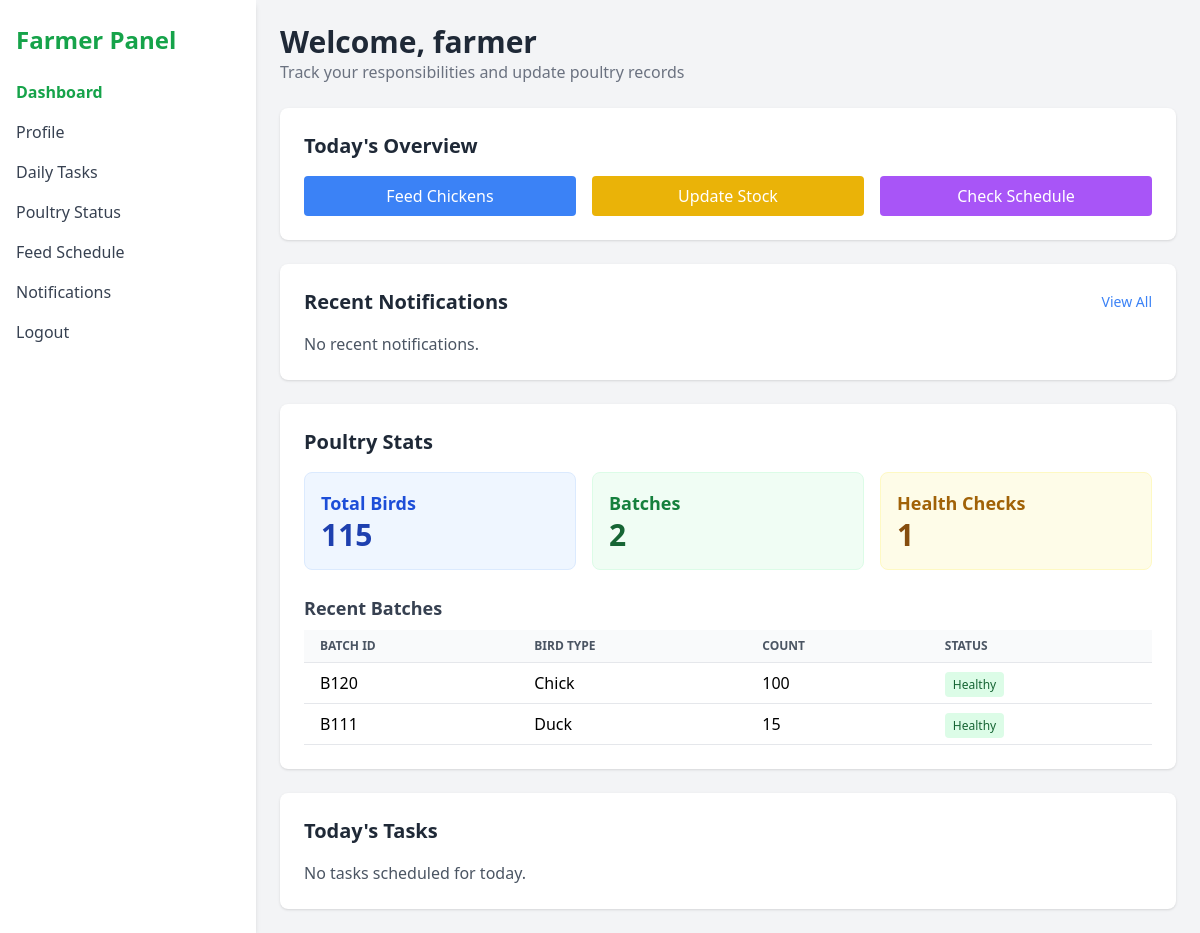
Page /farmer-dashboard (signed in) on the earlier database version.
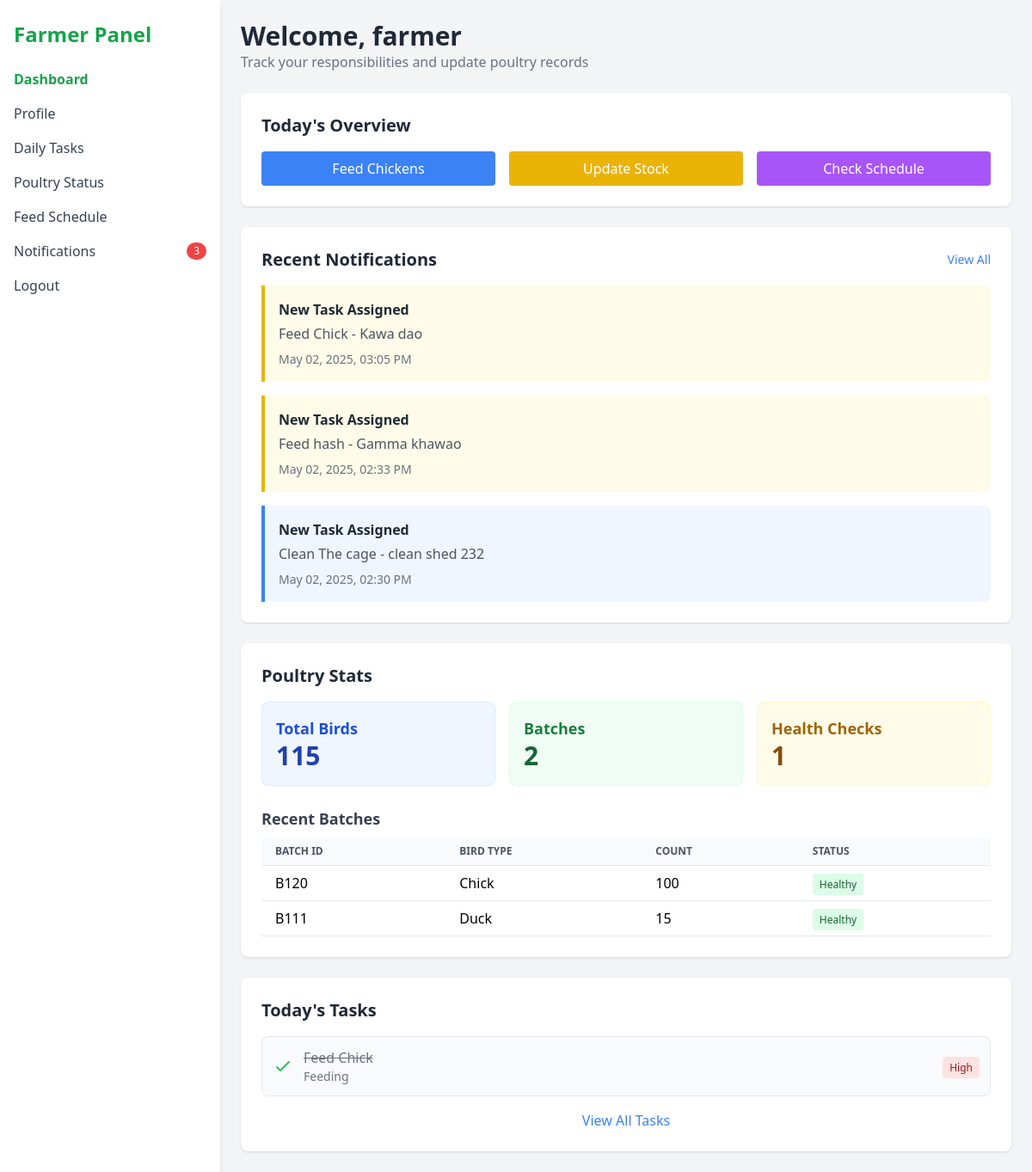
Same page on the later database version.
### models.py (models this page shows, shortened)
class PoultryBatch(db.Model):
    id = db.Column(db.Integer, primary_key=True)
    batch_id = db.Column(db.String(20), nullable=False, unique=True)
    bird_type = db.Column(db.String(20), nullable=False)  # layer, broiler, chick
    breed = db.Column(db.String(50))  # ✅ NEW
    location = db.Column(db.String(100))  # ✅ NEW
    count = db.Column(db.Integer, nullable=False)
    arrival_date = db.Column(db.Date, nullable=False)
    status = db.Column(db.String(50), default='Healthy')
    created_by = db.Column(db.Integer, db.ForeignKey('user.id'), nullable=False)
    created_at = db.Column(db.DateTime, default=datetime.utcnow)
    user = db.relationship('User', backref='poultry_batches')

class Notification(db.Model):
    id = db.Column(db.Integer, primary_key=True)
    title = db.Column(db.String(100), nullable=False)
    message = db.Column(db.Text, nullable=False)
    category = db.Column(db.String(50), nullable=False)  # 'count_update', 'health_check', 'system', etc.
    priority = db.Column(db.String(20), default='normal')  # 'low', 'normal', 'high', 'urgent'
    created_by = db.Column(db.Integer, db.ForeignKey('user.id'), nullable=False)
    created_at = db.Column(db.DateTime, default=datetime.utcnow)
    is_read = db.Column(db.Boolean, default=False)
    related_batch = db.Column(db.String(100), nullable=True)  # Optional reference to a batch
    for_user = db.Column(db.Integer, db.ForeignKey('user.id'), nullable=True)  # If notification is for a specific user
    for_role = db.Column(db.String(100), nullable=True)  # If notification is for users with specific roles
    creator = db.relationship('User', foreign_keys=[created_by], backref='notifications_created')
    target_user = db.relationship('User', foreign_keys=[for_user], backref='personal_notifications')

class Task(db.Model):
    __tablename__ = 'task'
    __table_args__ = {'extend_existing': True}
    id = db.Column(db.Integer, primary_key=True)
    name = db.Column(db.String(100), nullable=False)
    category = db.Column(db.String(50))
    due_date = db.Column(db.Date, nullable=False)
    priority = db.Column(db.String(20), default='medium')
    description = db.Column(db.Text)
    status = db.Column(db.String(20), default='pending')
    created_by = db.Column(db.Integer, db.ForeignKey('user.id'))
    assigned_to = db.Column(db.Integer, db.ForeignKey('user.id'))
    created_at = db.Column(db.DateTime, default=datetime.utcnow)
    completed_at = db.Column(db.DateTime)
    creator = db.relationship('User', foreign_keys=[created_by], backref='created_tasks')
    assignee = db.relationship('User', foreign_keys=[assigned_to], backref='assigned_tasks')

### app.py (the view)
@app.route('/farmer-dashboard')
def farmer_dashboard():
    try:
        user_id = session.get('user_id')
        if not user_id:
            return redirect(url_for('login'))
        user = db.session.get(User, user_id)
        if not user or user.role != 'farmer':
            return redirect(url_for('login'))
        today_tasks = []
        tomorrow_tasks = []
        week_tasks = []
        try:
            today = datetime.now().date()
            today_tasks = Task.query.filter(
                Task.assigned_to == user_id,
                Task.due_date == today
            ).order_by(Task.priority.desc()).all()
        except Exception as e:
            print(f"Error fetching today's tasks: {str(e)}")
            flash("Could not load today's tasks.", "error")
        try:
            batches = PoultryBatch.query.all()
        except Exception as e:
            print(f"Error fetching poultry batches: {str(e)}")
            batches = []
            flash("Could not load poultry batch data.", "error")
        try:
            health_checks = HealthCheck.query.filter_by(recorded_by=user_id).all()
        except Exception as e:
            print(f"Error fetching health checks: {str(e)}")
            health_checks = []
        try:
            recent_notifications = Notification.query.filter(
                db.or_(
                    Notification.for_user == user_id,
                    db.and_(
                        Notification.for_role.like("%farmer%"),
                        Notification.for_role != None
                    )
                )
            ).order_by(Notification.created_at.desc()).limit(5).all()
        except Exception as e:
            print(f"Error fetching notifications: {str(e)}")
            recent_notifications = []
        try:
            unread_count = Notification.query.filter(
                db.and_(
                    Notification.is_read == False,
                    db.or_(
                        Notification.for_user == user_id,
                        db.and_(
                            Notification.for_role.like("%farmer%"),
                            Notification.for_role != None
                        )
                    )
                )
            ).count()
        except Exception as e:
            print(f"Error fetching unread count: {str(e)}")
            unread_count = 0
        print(f"[DEBUG] Retrieved tasks for user {user_id}: today={len(today_tasks)}, tomorrow={len(tomorrow_tasks)}, week={len(week_tasks)}")
        return render_template('farmer_dashboard.html',
                               user=user,
                               today_tasks=today_tasks,
                               batches=batches,
                               health_checks=health_checks,
                               recent_notifications=recent_notifications,
                               unread_count=unread_count)
    except Exception as e:
        print(f"Unexpected error in farmer_dashboard: {str(e)}")
        flash('An unexpected error occurred. Please try again.', 'error')
        return redirect(url_for('home'))

### templates/farmer_dashboard.html (shortened to what the changed rows need)
<!DOCTYPE html>
<html lang="en">
<head>
  <script src="https://cdn.tailwindcss.com"></script>
</head>
<body class="bg-gray-100 min-h-screen">
  <div class="flex h-screen">
    <aside class="w-64 bg-white shadow-md px-4 py-6">
      <h1 class="text-2xl font-bold text-green-600 mb-6">Farmer Panel</h1>
      <nav class="space-y-4">
        <a href="{{ url_for('notifications') }}" class="flex items-center text-gray-700 hover:text-green-500">
          <span class="flex-grow">Notifications</span>
          {% if unread_count > 0 %}
            <span class="bg-red-500 text-white text-xs rounded-full px-2 py-0.5">{{ unread_count }}</span>
          {% endif %}
        </a>
      </nav>
    </aside>
    <main class="flex-1 p-6 overflow-y-auto">
      <header class="mb-6">
        <h2 class="text-3xl font-semibold text-gray-800">Welcome, {{ user.name }}</h2>
      </header>
      <section class="bg-white p-6 rounded-lg shadow mb-6">
        <div class="space-y-4">
          {% if recent_notifications %}
            {% for notification in recent_notifications %}
              <div class="border-l-4 {% if notification.category == 'feeding' %}border-green-500 bg-green-50{% elif notification.priority == 'high' %}border-yellow-500 bg-yellow-50{% elif notification.priority == 'urgent' %}border-red-500 bg-red-50{% else %}border-blue-500 bg-blue-50{% endif %} p-4 rounded-r-lg">
                <h4 class="font-semibold text-gray-800">{{ notification.title }}</h4>
                <p class="text-gray-600 mt-1">{{ notification.message }}</p>
                <p class="text-sm text-gray-500 mt-2">
                  {{ notification.created_at.strftime('%b %d, %Y, %I:%M %p') }}
                </p>
              </div>
            {% endfor %}
          {% else %}
            <p class="text-gray-600">No recent notifications.</p>
          {% endif %}
        </div>
      </section>
      <section class="bg-white p-6 rounded-lg shadow mb-6">
        {% if batches %}
          <div class="overflow-x-auto">
            <table class="min-w-full bg-white">
              <thead>
                <tr class="bg-gray-50 text-left text-xs font-semibold text-gray-600 uppercase">
                  <th class="py-2 px-4 border-b">Batch ID</th>
                  <th class="py-2 px-4 border-b">Bird Type</th>
                  <th class="py-2 px-4 border-b">Count</th>
                  <th class="py-2 px-4 border-b">Status</th>
                </tr>
              </thead>
              <tbody>
                {% for batch in batches[:5] %}
                  <tr class="border-b">
                    <td class="py-2 px-4">{{ batch.batch_id }}</td>
                    <td class="py-2 px-4">{{ batch.bird_type|capitalize }}</td>
                    <td class="py-2 px-4">{{ batch.count }}</td>
                    <td class="py-2 px-4">
                      <span class="{% if batch.status == 'Healthy' %}bg-green-100 text-green-800{% else %}bg-yellow-100 text-yellow-800{% endif %} px-2 py-1 rounded text-xs">
                        {{ batch.status }}
                      </span>
                    </td>
                  </tr>
                {% endfor %}
              </tbody>
            </table>
          </div>
        {% else %}
          <p class="text-gray-600">No records available. Please update today's report.</p>
        {% endif %}
      </section>
      <section class="bg-white p-6 rounded-lg shadow">
        <h3 class="text-xl font-bold text-gray-800 mb-4">Today's Tasks</h3>
        {% if today_tasks %}
          <div class="space-y-2">
            {% for task in today_tasks %}
              <div class="flex items-center p-3 border rounded-lg {% if task.status == 'completed' %}bg-gray-50{% else %}bg-white{% endif %}">
                <div class="mr-3">
                  {% if task.status == 'completed' %}
                    <svg xmlns="http://www.w3.org/2000/svg" class="h-6 w-6 text-green-500" fill="none" viewBox="0 0 24 24" stroke="currentColor">
                      <path stroke-linecap="round" stroke-linejoin="round" stroke-width="2" d="M5 13l4 4L19 7" />
                    </svg>
                  {% else %}
                    <svg xmlns="http://www.w3.org/2000/svg" class="h-6 w-6 text-yellow-500" fill="none" viewBox="0 0 24 24" stroke="currentColor">
                      <path stroke-linecap="round" stroke-linejoin="round" stroke-width="2" d="M12 8v4l3 3m6-3a9 9 0 11-18 0 9 9 0 0118 0z" />
                    </svg>
                  {% endif %}
                </div>
                <div class="flex-1">
                  <h4 class="font-medium {% if task.status == 'completed' %}line-through text-gray-500{% endif %}">{{ task.name }}</h4>
                  <p class="text-sm text-gray-500">{{ task.category|capitalize }}</p>
                </div>
                <div>
                  <span class="{% if task.priority == 'high' %}bg-red-100 text-red-800{% elif task.priority == 'medium' %}bg-yellow-100 text-yellow-800{% else %}bg-green-100 text-green-800{% endif %} px-2 py-1 rounded text-xs">
                    {{ task.priority|capitalize }}
                  </span>
                </div>
              </div>
            {% endfor %}
          </div>
          <div class="mt-4 text-center">
            <a href="{{ url_for('daily_tasks') }}" class="text-blue-500 hover:text-blue-700">View All Tasks</a>
          </div>
        {% else %}
          <p class="text-gray-600">No tasks scheduled for today.</p>
        {% endif %}
      </section>
    </main>
  </div>
</body>
</html>

Differences in the rows shown:
added Notification: title "New Task Assigned", message "Feed Chick - Kawa dao", created_at "May 02, 2025, 03:05 PM"
added Notification: title "New Task Assigned", message "Feed hash - Gamma khawao", created_at "May 02, 2025, 02:33 PM"
added Notification: title "New Task Assigned", message "Clean The cage - clean shed 232", created_at "May 02, 2025, 02:30 PM", priority "medium" (drawn)
added Task: status "completed" (drawn), name "Feed Chick", category "Feeding", priority "High"
Other differences:
{{ unread_count }}: (not shown) → "3"
text no longer shown: "No recent notifications. No tasks scheduled for today."
text now shown: "View All Tasks"
